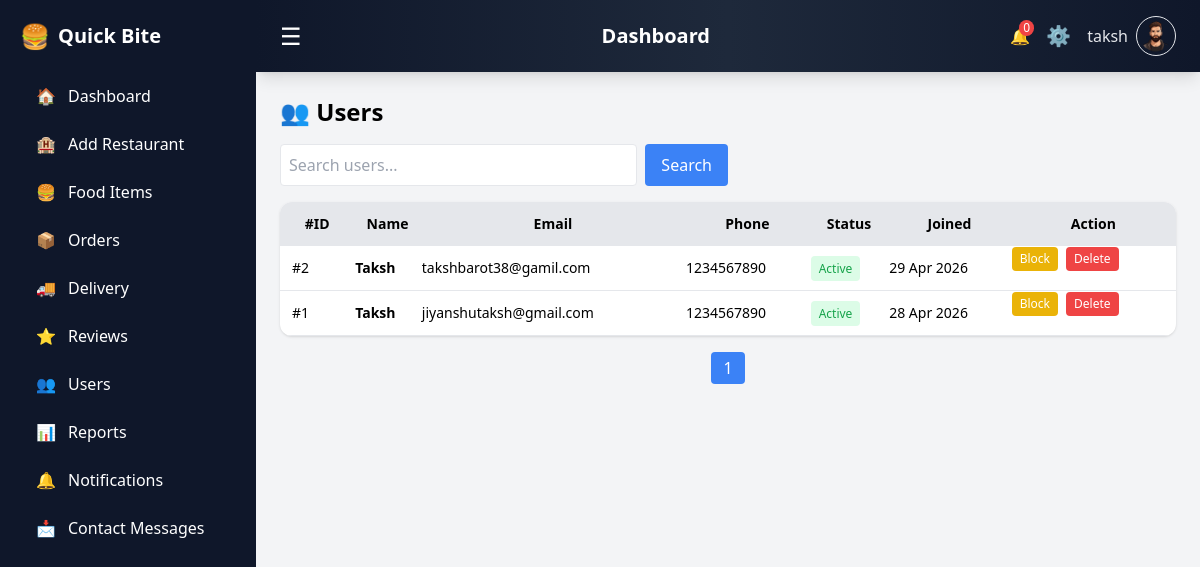
The app's page /admin/users.php (signed in) with its own data.
### tables this page shows
CREATE TABLE `users` (
  `user_id` int(11) NOT NULL,
  `name` varchar(100) DEFAULT NULL,
  `email` varchar(100) DEFAULT NULL,
  `password` varchar(255) DEFAULT NULL,
  `phone` varchar(15) DEFAULT NULL,
  `address` text DEFAULT NULL,
  `created_at` timestamp NOT NULL DEFAULT current_timestamp(),
  `status` enum('active','blocked') DEFAULT 'active',
  `image` varchar(255) DEFAULT NULL
);

### admin/users.php (the view, shortened to what this page needs)
<?php
include("db.php");
$search = $_GET['search'] ?? '';
$page = $_GET['page'] ?? 1;
$limit = 5;
$offset = ($page - 1) * $limit;
$where = "WHERE 1=1";
$totalQuery = mysqli_query($conn, "SELECT COUNT(*) as total FROM users $where");
$totalData = mysqli_fetch_assoc($totalQuery);
$totalUsers = $totalData['total'];
$totalPages = ceil($totalUsers / $limit);
$users = mysqli_query($conn, "
SELECT * FROM users
$where
ORDER BY user_id DESC
LIMIT $limit OFFSET $offset
");
?>
<!DOCTYPE html>
<html>
<head>
<script src="https://cdn.tailwindcss.com"></script>
</head>
<body class="bg-gray-100">
<div class="flex h-screen overflow-hidden">
<?php include("sidebar.php"); ?>
<div id="mainContent" class="flex-1 flex flex-col md:ml-64">
<?php include("navbar.php"); ?>
<main class="p-6 overflow-y-auto">
<h2 class="text-2xl font-bold mb-4">👥 Users</h2>
<form method="GET" class="flex gap-2 mb-4 max-w-md">
<input type="text" name="search" placeholder="Search users..."
value="<?php echo $search; ?>"
class="border p-2 rounded w-full">
<button class="bg-blue-500 text-white px-4 rounded">
Search
</button>
</form>
<div class="bg-white rounded-xl shadow overflow-x-auto">
<table class="w-full text-sm">
<thead class="bg-gray-200">
<tr>
<th class="p-3">#ID</th>
<th>Name</th>
<th>Email</th>
<th>Phone</th>
<th>Status</th>
<th>Joined</th>
<th>Action</th>
</tr>
</thead>
<tbody>
<?php while($u = mysqli_fetch_assoc($users)){ ?>
<tr class="border-b hover:bg-gray-50">
<td class="p-3">#<?php echo $u['user_id']; ?></td>
<td class="font-semibold"><?php echo $u['name']; ?></td>
<td><?php echo $u['email']; ?></td>
<td><?php echo $u['phone']; ?></td>
<td>
<span class="px-2 py-1 text-xs rounded
<?php echo $u['status']=='active' ? 'bg-green-100 text-green-600' : 'bg-red-100 text-red-600'; ?>">
<?php echo ucfirst($u['status']); ?>
</span>
</td>
<td><?php echo date("d M Y", strtotime($u['created_at'])); ?></td>
<td class="flex gap-2">
<a href="?toggle=<?php echo $u['user_id']; ?>"
class="px-2 py-1 text-xs rounded
<?php echo $u['status']=='active' ? 'bg-yellow-500' : 'bg-green-500'; ?> text-white">
<?php echo $u['status']=='active' ? 'Block' : 'Unblock'; ?>
</a>
<a href="?delete=<?php echo $u['user_id']; ?>"
onclick="return confirm('Delete this user?')"
class="bg-red-500 text-white px-2 py-1 text-xs rounded">
Delete
</a>
</td>
</tr>
<?php } ?>
</tbody>
</table>
</div>
<div class="flex justify-center mt-4 gap-2">
<?php for($i=1; $i<=$totalPages; $i++){ ?>
<a href="?page=<?php echo $i; ?>&search=<?php echo $search; ?>"
class="px-3 py-1 rounded
<?php echo $i==$page ? 'bg-blue-500 text-white' : 'bg-gray-200'; ?>">
<?php echo $i; ?>
</a>
<?php } ?>
</div>
</main>
</div>
</div>
</body>
</html>

### records on screen
users: user_id "2", name "Taksh", email "takshbarot38@gamil.com", phone "1234567890", status "Active", created_at "29 Apr 2026", shows "Block"
users: user_id "1", name "Taksh", email "jiyanshutaksh@gmail.com", phone "1234567890", status "Active", created_at "28 Apr 2026", shows "Block"

### other values on screen
$_SESSION['admin_name'] "taksh"
